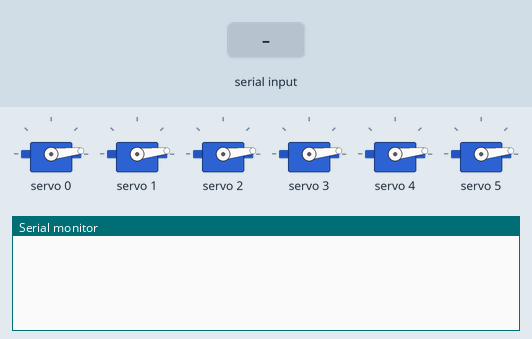
A sketch run on a simulated Arduino Uno, built with avr-gcc and run on an emulated ATmega328P. Shown: 6 × servo, the last lines printed to the serial monitor. The test bench sets the inputs (shaded band).

Above: at 1.2 s.
1.3 s: "90,45,200\n" received over Serial
At 1.9 s:
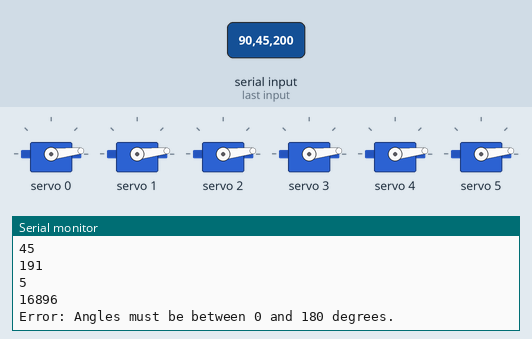
2.8 s: "30,150,10\n" received over Serial
At 3.8 s:
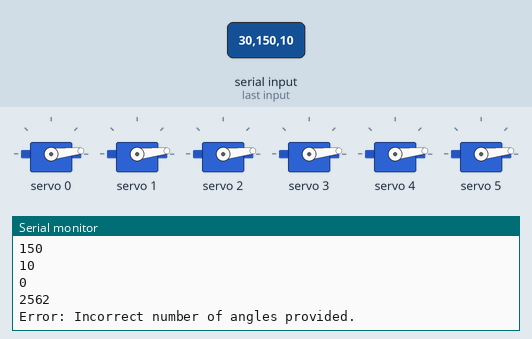
Timing chart, 0 to 5.8 s (numbered marks = the images above; inputs shaded):
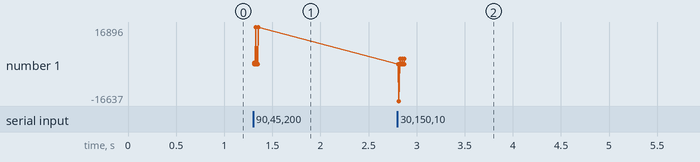

The sketch:

waveformGenerate.ino
```cpp
#include <Wire.h>
#include <Adafruit_PWMServoDriver.h>

#define SERVOMIN  150 // This is the 'minimum' pulse length count (out of 4096)
#define SERVOMAX  500 // This is the 'maximum' pulse length count (out of 4096)
#define NUM_SERVOS 6

// Create the servo driver object
//hi
Adafruit_PWMServoDriver pwm = Adafruit_PWMServoDriver();
static int firstNumber = 0; // Declare with default value
static int secondNumber = 0; // Declare with default value
static int thirdNumber = 0; // Declare with default value
static int fourthNumber = 0; // Declare with default value
static int fifthNumber = 0; // Declare with default value
static int sixthNumber = 0; // Declare with default value
// Array to keep track of the last angles for each motor
int lastAngles[6] = {0, 0, 0, 0, 0, 0};


//VOID SETUP --------------------------------------------------------------------------------------------------------------------------------------
void setup() {
  Serial.begin(9600);
  pwm.begin();
  // Set frequency of the PWM signals (default is 50Hz)
  pwm.setPWMFreq(60);  // Analog servos run at ~60 Hz updates

  // Set all servos to 0 degrees
  for (int i = 0; i < 6; i++) {
    pwm.setPWM(i, 0, angleToPulse(0));
  }
}


void updateMotorAngles(int angles[6]) {
  for(int i = 0; i < 6; i++) {
    if(angles[i] != lastAngles[i]) {
      uint16_t pulseLength = angleToPulse(angles[i]);
      pwm.setPWM(i, 0, pulseLength);
      lastAngles[i] = angles[i];
    }
  }
  delay(100);
}  // put your setup code here, to run once:

// Converts angle to pulse length
uint16_t angleToPulse(int angle) {
  return map(angle, 0, 180, SERVOMIN, SERVOMAX);
}


//VOID LOOP ----------------------------------------------------------------------------------------------------------------------------------------

void loop() {
  if (Serial.available() > 0) {
    // Read the incoming string
    String receivedData = Serial.readStringUntil('\n');
    // Use strtok to split the string into tokens
    char charArray[receivedData.length() + 1];
    receivedData.toCharArray(charArray, sizeof(charArray));
    char* ptr = strtok(charArray, ",");
    int angleArray[6];
    int index = 0;
    while (ptr != NULL) {
      if (index < 6) { // Make sure not to exceed the array bounds
        int angle = atoi(ptr);
        if (angle >= 0 && angle <=  180) {
          angleArray[index] = angle;
        } else {
          Serial.println("Error: Angles must be between 0 and 180 degrees.");
          return; // Exit if any angle is invalid
        }
        index++;
      }
      for(int i = 0; i < 5; i++)
        {
          Serial.println(angleArray[i]);
        }
      ptr = strtok(NULL, ",");
    }

    if (index == 6) { // Check if exactly 6 angles were provided
      updateMotorAngles(angleArray);
    } else {
      Serial.println("Error: Incorrect number of angles provided.");
    }
  }
}


//FUNCTIONS ---------------------------------------------------------------------------------------------------------------------------------------------------
//moving all servos together - same angle
void moveAllServos(uint16_t minAngle, uint16_t maxAngle) {
  uint16_t minPulse = map(minAngle, 0, 180, SERVOMIN, SERVOMAX);
  uint16_t maxPulse = map(maxAngle, 0, 180, SERVOMIN, SERVOMAX);

  for (uint8_t i = 0; i < NUM_SERVOS; i++) {
    pwm.setPWM(i, 0, minPulse); // Move to the minimum angle position'
    //Serial.println(minPulse);
  }
  delay(1000); // Wait for 1 second

  for (uint8_t i = 0; i < NUM_SERVOS; i++) {
    pwm.setPWM(i, 0, maxPulse); // Move to the maximum angle position
    //Serial.println(maxPulse);
  }
  delay(1000); // Wait for 1 second

}
//moving individual servos once
void moveindivServosSep(uint8_t servoNum, uint16_t minAngle, uint16_t maxAngle) {
  uint16_t minPulse = map(minAngle, 0, 180, SERVOMIN, SERVOMAX);
  uint16_t maxPulse = map(maxAngle, 0, 180, SERVOMIN, SERVOMAX);
  pwm.setPWM(servoNum, 0, minPulse); // Move to the minimum angle position'
  Serial.println(minPulse);
  delay(1000); // Wait for 1 second
  pwm.setPWM(servoNum, 0, maxPulse); // Move to the maximum angle position
  Serial.println(maxPulse);
  delay(1000); // Wait for 1 second
}

//
void moveServoInRange(uint8_t servoNum, uint16_t minAngle, uint16_t maxAngle) {
  uint16_t minPulse = map(minAngle, 0, 180, SERVOMIN, SERVOMAX);
  uint16_t maxPulse = map(maxAngle, 0, 180, SERVOMIN, SERVOMAX);

  for (int angle = minAngle; angle <= maxAngle; angle++) {
    uint16_t pulse = map(angle, 0, 180, SERVOMIN, SERVOMAX);
    pwm.setPWM(servoNum, 0, pulse);
    Serial.println(pulse);
    //delay(10); // Adjust the delay as needed for the desired servo speed
  }
  delay(1000);
  for (int angle = maxAngle; angle >= minAngle; angle--) {
    uint16_t pulse = map(angle, 0, 180, SERVOMIN, SERVOMAX);
    pwm.setPWM(servoNum, 0, pulse);
    Serial.println(pulse);
    //delay(10); // Adjust the delay as needed for the desired servo speed
  }
  delay(1000);
}


void moveServos(uint16_t targetAngles[6]) {
  for (uint8_t servoNum = 0; servoNum < 6; servoNum++) {
    uint16_t targetPulse = map(targetAngles[servoNum], 0, 180, SERVOMIN, SERVOMAX);

    pwm.setPWM(servoNum, 0, targetPulse); // Move to the target angle position
    //Serial.print("Servo ");
    //Serial.print(servoNum);
   // Serial.print(": ");
    //Serial.println(targetPulse);

    delay(1000); // Wait for 1 second to visually see the servo move
  }
}

void moveServosloop(uint16_t targetAngles[6]) {
  uint16_t startAngle = 0; // Assuming the start angle is 0 degrees
  uint16_t steps = 10; // Number of steps for the transition. Increase for smoother movements.

  for (uint8_t servoNum = 0; servoNum < 6; servoNum++) {
    uint16_t startPulse = map(startAngle, 0, 180, SERVOMIN, SERVOMAX);
    uint16_t targetPulse = map(targetAngles[servoNum], 0, 180, SERVOMIN, SERVOMAX);

    // Move from startPulse to targetPulse in incremental steps
    for (uint16_t step = 1; step <= steps; step++) {
      uint16_t currentPulse = startPulse + (targetPulse - startPulse) * step / steps;
      pwm.setPWM(servoNum, 0, currentPulse);
      delay(20); // Short delay to allow the servo to move. Adjust as necessary for smoothness vs speed.
    }

    // Uncomment below to see debug output of servo movements
    //Serial.print("Servo ");
    //Serial.print(servoNum);
    //Serial.print(": ");
    //Serial.println(targetPulse);
  }
}

void initializeEvenMotors(uint16_t minAngle, uint16_t maxAngle) {
  uint16_t maxPulse = map(maxAngle, 0, 180, SERVOMIN, SERVOMAX);

  // Loop through the servos and initialize even-numbered ones
  for (uint8_t i = 0; i < NUM_SERVOS; i++) {
    if (i % 2 == 0) { // Check if the servo number is even
      pwm.setPWM(i, 0, maxPulse); // Set even motors to move anticlockwise to maxAngle
    }
    // Odd-numbered servos are not handled here
  }
  // Optionally, include a delay here if you want to ensure that all motors reach their position
  // before proceeding with the rest of your program, e.g., delay(1000);
}

void moveAllServosnew(uint16_t minAngle, uint16_t maxAngle) {
  uint16_t minPulse = map(minAngle, 0, 180, SERVOMIN, SERVOMAX);
  uint16_t maxPulse = map(maxAngle, 0, 180, SERVOMIN, SERVOMAX);
  // Simultaneously set even servos to move from maxAngle to minAngle and odd servos from minAngle to maxAngle
  for (uint8_t i = 0; i < NUM_SERVOS; i++) {
    if (i % 2 == 0) { // Even-numbered servos
      // Set even servos to start at maxPulse (equivalent to maxAngle)
      pwm.setPWM(i, 0, maxPulse);
    } else { // Odd-numbered servos
      // Set odd servos to start at minPulse (equivalent to minAngle)
      pwm.setPWM(i, 0, minPulse);
    }
  }
  delay(1000); // Wait for 1 second to allow servos to reach the start position

  for (uint8_t i = 0; i < NUM_SERVOS; i++) {
    if (i % 2 == 0) { // Even-numbered servos
      // Move even servos to minPulse (equivalent to minAngle), completing their anticlockwise movement
      pwm.setPWM(i, 0, minPulse);
    } else { // Odd-numbered servos
      // Move odd servos to maxPulse (equivalent to maxAngle), completing their clockwise movement
      pwm.setPWM(i, 0, maxPulse);
    }
  }
  delay(1000); // Wait for 1 second to allow servos to reach the final position
}
```

Measured:
- after the input at 1.3 s, the serial monitor: prints a new line at once (image 1)
- after the input at 2.8 s, the serial monitor: prints a new line at once (image 2)
- plotted number 1: 16896 → 2562 after the input at 2.8 s
